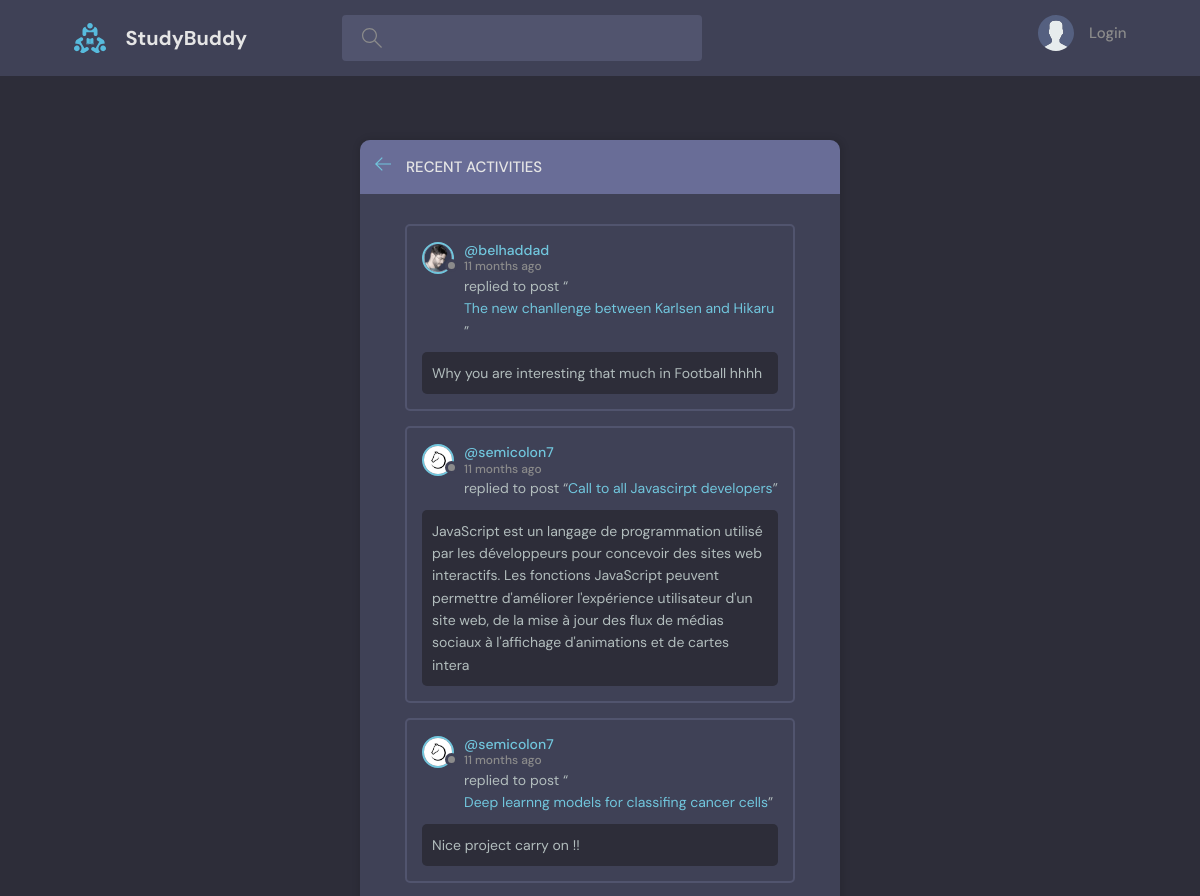
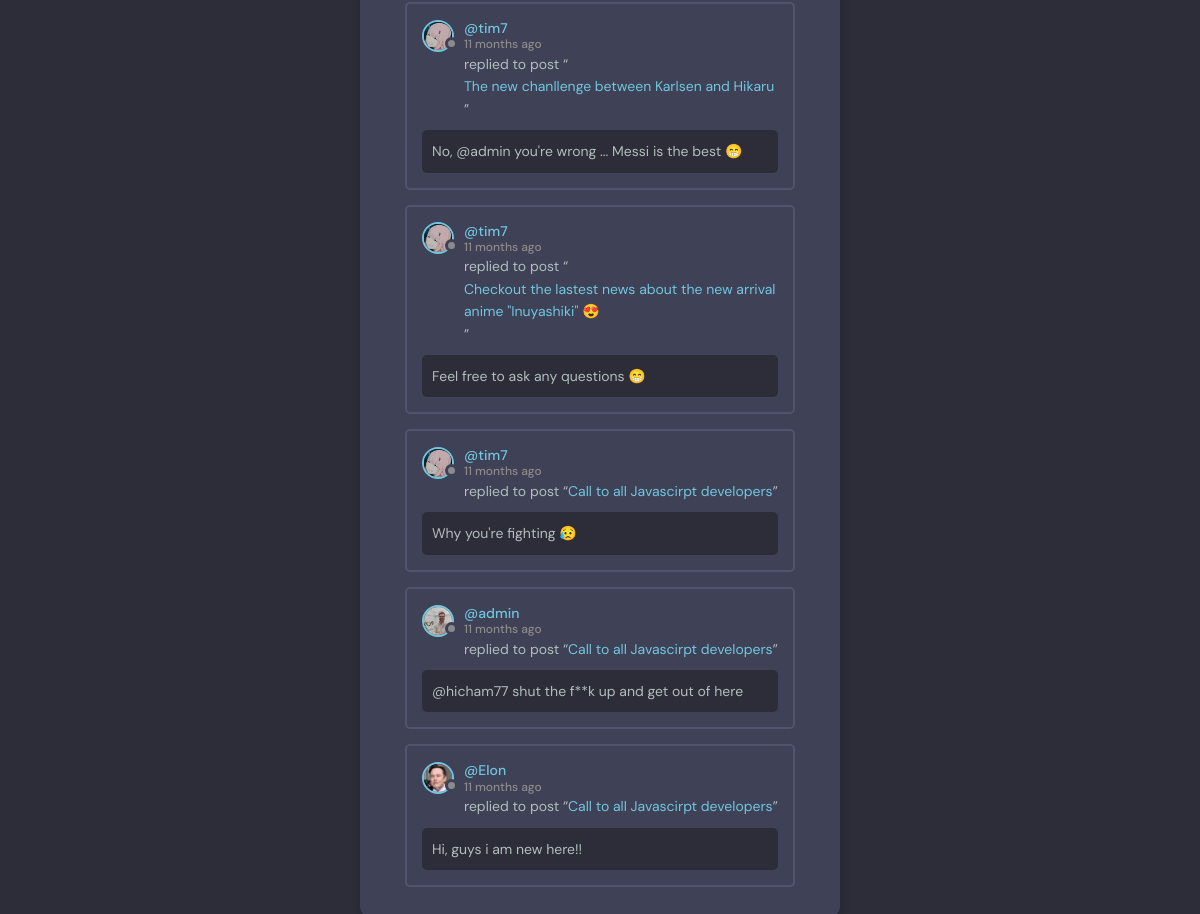
The page /activities/ on the database its author committed (2 pictures, top to bottom).
### base/models.py (models this page shows, shortened)
class Message(models.Model):
    user = models.ForeignKey(User, on_delete=models.CASCADE)
    room = models.ForeignKey(Room, on_delete=models.CASCADE)
    body = models.CharField(max_length=300)
    updated = models.DateTimeField(auto_now=True)
    created = models.DateTimeField(auto_now_add=True)
    class Meta:
        ordering = ['-updated', '-created']

class Room(models.Model):
    host = models.ForeignKey(User, on_delete=models.CASCADE)
    topic = models.ForeignKey(Topic, on_delete=models.SET_NULL, null=True)
    name = models.CharField(max_length=200, null=True)
    description = models.TextField(null=True, blank=True)
    participants = models.ManyToManyField(User, related_name='participants', blank=True)
    updated = models.DateTimeField(auto_now=True)
    created = models.DateTimeField(auto_now_add=True)
    class Meta:
        ordering = ['-updated', '-created']
    def __str__(self):
        return self.name

### users/models.py (models this page shows)
class User(AbstractUser):
    name = models.CharField(max_length=200, null=True)
    email = models.EmailField(unique=True, null=True)
    bio = models.TextField(null=True)
    avatar = models.ImageField(upload_to='profiles/', default='profiles/avatar.svg', null=True, blank=True)
    USERNAME_FIELD = 'email'
    REQUIRED_FIELDS = []

### base/views.py (the view)
# urls.py: path('activities/', views.activity, name="activities"),
def activity(request):
    room_messages = Message.objects.all()
    context = {'room_messages': room_messages}
    return render(request, 'base/activity.html', context)

### base/templates/base/activity.html (shortened to what this page needs)
{% extends 'main.html' %}
{% block content %}
    <main class="layout">
      <div class="container">
        <div class="layout__box">
          <div class="layout__boxHeader">
            <div class="layout__boxTitle">
              <a href="{% url 'home' %}">
                <svg version="1.1" xmlns="http://www.w3.org/2000/svg" width="32" height="32" viewBox="0 0 32 32">
                  <title>arrow-left</title>
                  <path
                    d="M13.723 2.286l-13.723 13.714 13.719 13.714 1.616-1.611-10.96-10.96h27.625v-2.286h-27.625l10.965-10.965-1.616-1.607z"
                  ></path>
                </svg>
              </a>
              <h3>Recent Activities</h3>
            </div>
          </div>
          <div class="activities-page layout__body">
            {% for message in room_messages %}
              <div class="activities__box">
                <div class="activities__boxHeader roomListRoom__header">
                  <a href="{% url 'profile' message.user.id %}" class="roomListRoom__author">
                    <div class="avatar avatar--small">
                      <img src="{{message.user.avatar.url}}" />
                    </div>
                    <p>
                      @{{message.user.username}}
                      <span>{{message.created|timesince}} ago</span>
                    </p>
                  </a>
                </div>
                <div class="activities__boxContent">
                  <p>replied to post “<a href="{% url 'room' message.room.id %}">{{message.room}}</a>”</p>
                  <div class="activities__boxRoomContent">
                    {{message.body}}
                  </div>
                </div>
              </div>
            {% endfor %}
          </div>
        </div>
      </div>
    </main>
{% endblock content %}

### static/styles/style.css (style rules this page uses)
:root { --color-main: #71c6dd; --color-main-light: #e1f6fb; --color-dark: #3f4156; --color-dark-medium: #51546e; --color-dark-light: #696d97; --color-light: #e5e5e5; --color-gray: #8b8b8b; --color-light-gray: #b2bdbd; --color-bg: #2d2d39; --color-success: #5dd693; --color-error: #fc4b0b; --dark: #34495E; --light: #ffffff; --success: #0ABF30; --error: #E24D4C; --warning: #E9BD0C; --info: #3498DB; }
* { font-family: "DM Sans", -apple-system, BlinkMacSystemFont, "Segoe UI", Roboto, Oxygen, Ubuntu, Cantarell, "Open Sans", "Helvetica Neue", sans-serif; margin: 0; padding: 0; box-sizing: border-box; text-rendering: optimizeLegibility; font-size: inherit; }
html { font-size: 56.25%; }
@media only screen and (min-width: 1200px) { html { font-size: 62.5%; } }
body { line-height: 1.6; font-weight: 400; font-size: 1.5rem; color: var(--color-light-gray); background-color: var(--color-bg); min-height: 100vh; }
img { width: 100%; }
a { display: inline-block; color: var(--color-main); text-decoration: none; }
.container { max-width: 120rem; width: 90%; margin: auto; }
.avatar { position: relative; display: inline-block; border-radius: 50%; border: 2px solid var(--color-main); }
.avatar img { display: block; border-radius: 50%; object-fit: cover; object-position: center; }
.avatar::after { content: ""; display: block; position: absolute; background-color: var(--color-gray); z-index: 111; border-radius: 50%; border: 0.3rem solid var(--color-dark); }
.avatar.avatar--small img { width: 2.8rem; height: 2.8rem; }
.avatar.avatar--small:after { width: 0.7rem; height: 0.7rem; bottom: 0px; right: -6px; }
.layout { margin-top: 2.4rem; }
.layout > .container { display: flex; justify-content: space-between; align-items: flex-start; }
.layout__box { width: 90%; max-width: 48rem; min-height: 40rem; margin: 40px auto; background-color: var(--color-dark); border-radius: 1rem; box-shadow: 1px 1px 6px 3px rgba(0, 0, 0, 0.1); overflow: hidden; }
.layout__boxHeader { display: flex; padding: 1.5rem; background-color: var(--color-dark-light); }
.layout__boxTitle { display: flex; gap: 1.5rem; align-items: center; }
.layout__boxTitle h3 { text-transform: uppercase; font-weight: 500; color: var(--color-light); }
.layout__boxTitle svg { width: 1.6rem; height: 1.6rem; fill: var(--color-main); }
.layout__body { margin: 3rem; }
.roomListRoom__header { display: flex; justify-content: space-between; align-items: center; }
.roomListRoom__author { font-weight: 500; display: flex; align-items: center; gap: 1rem; }
.activities__box { margin: 1.5rem; padding: 1.5rem; border: 2px solid var(--color-dark-medium); border-radius: 5px; }
.activities__boxHeader p { font-size: 1.4rem; line-height: 1.3; }
.activities__boxHeader p span { color: var(--color-gray); font-size: 1.2rem; display: block; }
.activities__boxContent { margin-left: 4.2rem; }
.activities__boxContent { font-size: 1.4rem; }
.activities__boxRoomContent { background: var(--color-bg); padding: 1rem; border-radius: 5px; margin-top: 1rem; margin-left: -4.2rem; }

### rows shown on the page
Message: user.avatar (picture), user.username "belhaddad", created "11 months", room "The new chanllenge between Karlsen and Hikaru", body "Why you are interesting that much in Football hhhh"
Message: user.avatar (picture), user.username "semicolon7", created "11 months", room "Call to all Javascirpt developers", body "JavaScript est un langage de programmation utilisé par les développeurs pour concevoir des sites web interactifs. Les fonctions JavaScript peuvent permettre d'améliorer l'expérience utilisateur d'un site web, de la mise à jour des flux de médias sociaux à l'affichage d'animations et de cartes intera"
Message: user.avatar (picture), user.username "semicolon7", created "11 months", room "Deep learnng models for classifing cancer cells", body "Nice project carry on !!"
Message: user.avatar (picture), user.username "tim7", created "11 months", room "The new chanllenge between Karlsen and Hikaru", body "No, @admin you're wrong ... Messi is the best 😁"
Message: user.avatar (picture), user.username "tim7", created "11 months", room "Checkout the lastest news about the new arrival anime \"Inuyashiki\" 😍", body "Feel free to ask any questions 😁"
Message: user.avatar (picture), user.username "tim7", created "11 months", room "Call to all Javascirpt developers", body "Why you're fighting 😥"
Message: user.avatar (picture), user.username "admin", created "11 months", room "Call to all Javascirpt developers", body "@hicham77 shut the f**k up and get out of here"
Message: user.avatar (picture), user.username "Elon", created "11 months", room "Call to all Javascirpt developers", body "Hi, guys i am new here!!"
